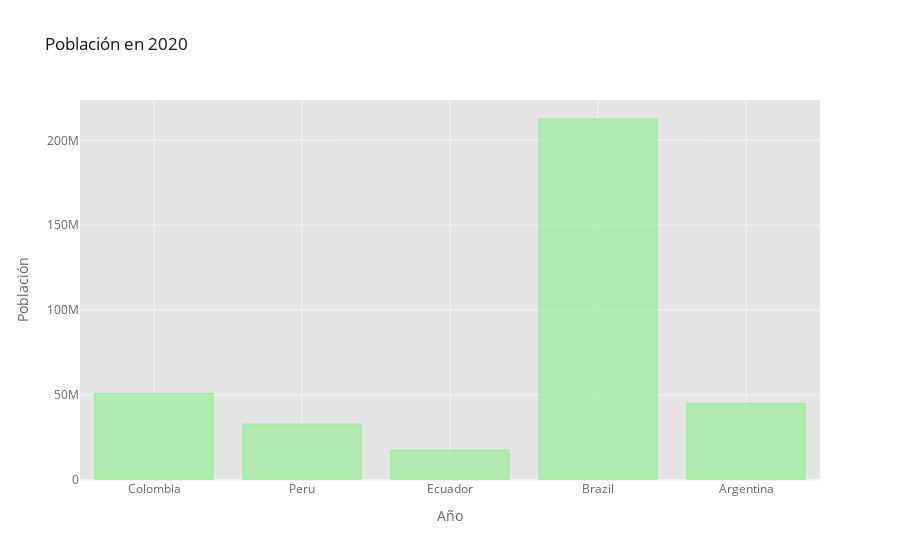

The code cell stored with this chart in its notebook:
### Markdown cell above
## 1 Barplot

### Code cell
df_population_2020 = df_population[df_population.index.isin([2020])]
df_population_2020 = df_population_2020.T
df_population_2020.iplot(kind='bar', color='lightgreen',
                           xTitle='Año', yTitle='Población',
                           title='Población en 2020')

### Figure 1 — Plotly figure (JSON) as saved in the notebook; plotly's stock layout.template omitted (floating-point values rounded to 4 significant figures)
{"data": [{"marker": {"color": "rgba(144, 238, 144, 0.6)", "line": {"color": "rgba(144, 238, 144, 1.0)", "width": 1}}, "name": "2020.0", "orientation": "v", "text": "", "type": "bar", "x": ["Colombia", "Peru", "Ecuador", "Brazil", "Argentina"], "y": [50882891, 32971854, 17643054, 212559417, 45195774]}], "layout": {"legend": {"bgcolor": "#FFFFFF", "font": {"color": "#666666"}}, "paper_bgcolor": "#FFFFFF", "plot_bgcolor": "#E5E5E5", "title": {"font": {"color": "#151516"}, "text": "Población en 2020"}, "xaxis": {"gridcolor": "#F6F6F6", "showgrid": true, "tickfont": {"color": "#666666"}, "title": {"font": {"color": "#666666"}, "text": "Año"}, "zerolinecolor": "#F6F6F6"}, "yaxis": {"gridcolor": "#F6F6F6", "showgrid": true, "tickfont": {"color": "#666666"}, "title": {"font": {"color": "#666666"}, "text": "Población"}, "zerolinecolor": "#F6F6F6"}}}
